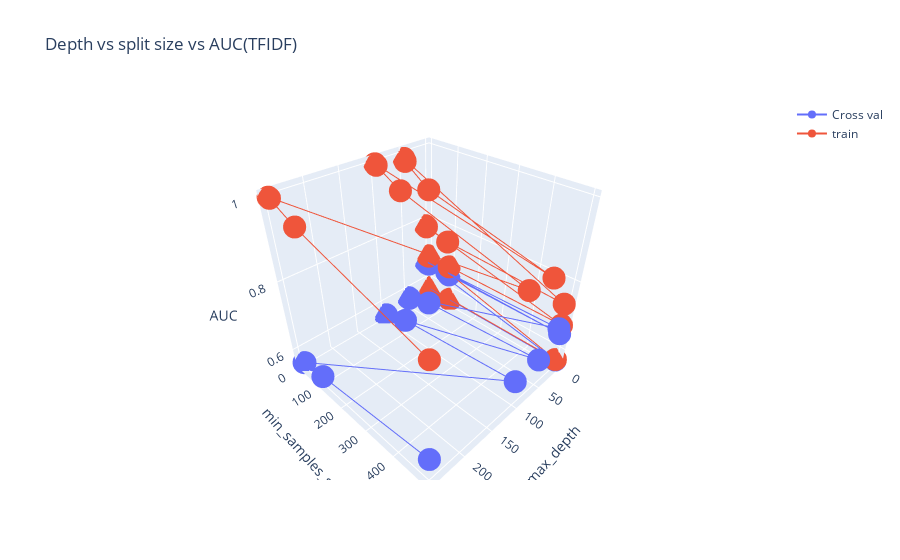

Notebook code for this chart:
### Code cell
x1=[]
y1=[]
z1=[]

x2=[]
y2=[]
z2=[]

for value in roc_auc_score_cv_tfidf_dict:
    x1.append(value[0])
    y1.append(value[1])
    z1.append(value[2])
    
for value in roc_auc_score_train_tfidf_dict:
    x2.append(value[0])
    y2.append(value[1])
    z2.append(value[2])
    
# https://plot.ly/python/3d-axes/
trace1 = go.Scatter3d(x=x1,y=y1,z=z1, name = 'Cross val')
trace2 = go.Scatter3d(x=x2,y=y2,z=z2, name = 'train')
data = [trace1, trace2]

layout = go.Layout(title='Depth vs split size vs AUC(TFIDF)',scene = dict(
        xaxis = dict(title='max_depth'),
        yaxis = dict(title='min_samples_split'),
        zaxis = dict(title='AUC'),))

fig = go.Figure(data=data, layout=layout)
offline.iplot(fig, filename='3d-scatter-colorscale')

### Figure 1 — Plotly figure (JSON) as saved in the notebook; plotly's stock layout.template omitted (floating-point values rounded to 4 significant figures)
{"data": [{"name": "Cross val", "type": "scatter3d", "x": [1, 1, 1, 1, 5, 5, 5, 5, 10, 10, 10, 10, 50, 50, 50, 50, 100, 100, 100, 100, 250, 250, 250, 250], "y": [5, 10, 100, 500, 5, 10, 100, 500, 5, 10, 100, 500, 5, 10, 100, 500, 5, 10, 100, 500, 5, 10, 100, 500], "z": [0.5652, 0.5652, 0.5652, 0.5652, 0.6558, 0.6558, 0.6556, 0.6557, 0.6677, 0.6671, 0.6684, 0.6764, 0.5739, 0.5736, 0.5992, 0.625, 0.5596, 0.5619, 0.5881, 0.62, 0.5567, 0.5592, 0.5694, 0.6111]}, {"name": "train", "type": "scatter3d", "x": [1, 1, 1, 1, 5, 5, 5, 5, 10, 10, 10, 10, 50, 50, 50, 50, 100, 100, 100, 100, 250, 250, 250, 250], "y": [5, 10, 100, 500, 5, 10, 100, 500, 5, 10, 100, 500, 5, 10, 100, 500, 5, 10, 100, 500, 5, 10, 100, 500], "z": [0.5673, 0.5673, 0.5673, 0.5673, 0.6829, 0.6829, 0.6826, 0.6822, 0.7827, 0.7804, 0.7649, 0.7482, 0.9889, 0.9826, 0.934, 0.852, 0.9983, 0.9958, 0.9584, 0.8656, 1.0, 0.999, 0.9664, 0.8678]}], "layout": {"scene": {"xaxis": {"title": {"text": "max_depth"}}, "yaxis": {"title": {"text": "min_samples_split"}}, "zaxis": {"title": {"text": "AUC"}}}, "title": {"text": "Depth vs split size vs AUC(TFIDF)"}}}
